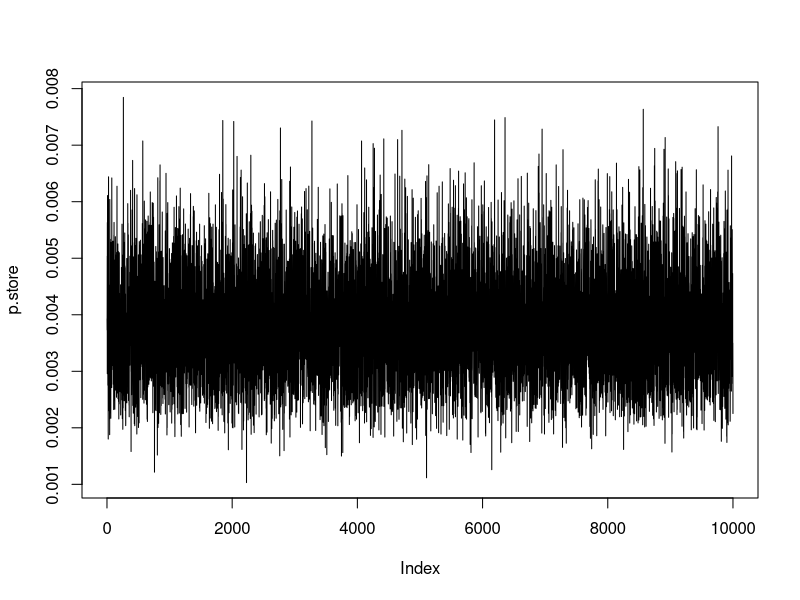
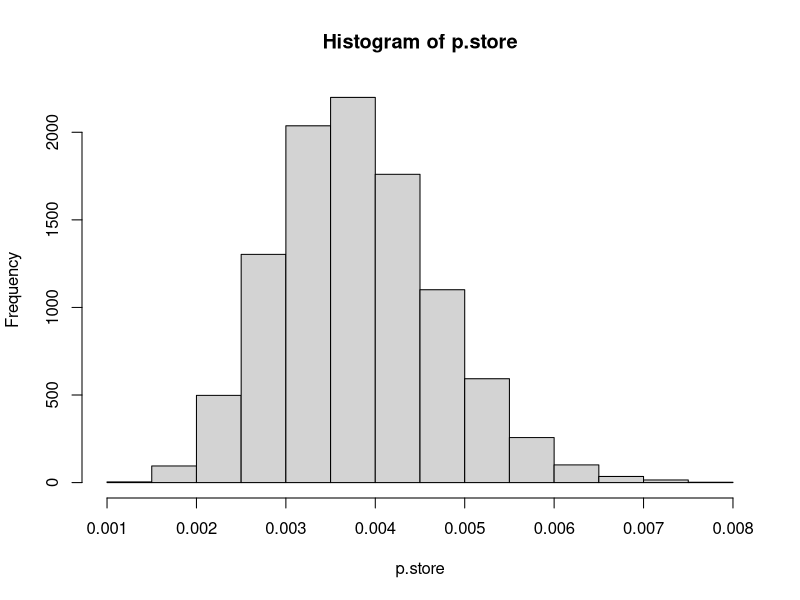
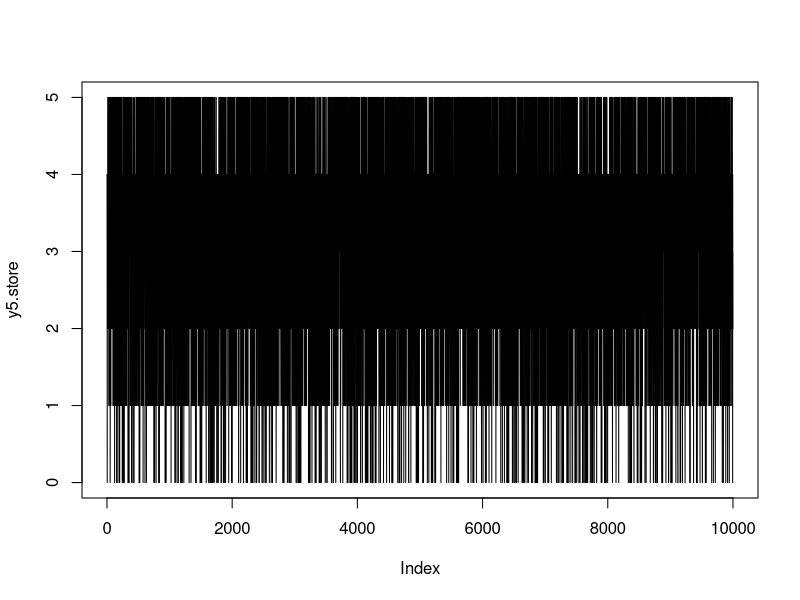

These charts were generated, in order, by the following R code:

# Input Data and Set up MCMC ----------------------------------------------
y <- c(4, 4, 5, 2)

p <- 0.001
y5 <- 3

n.iter <- 10000
p.store <- numeric(n.iter)
y5.store <- numeric(n.iter)


# Run MCMC Algorithm ------------------------------------------------------

for(i in 1:n.iter){

  #Update p
  p <- rbeta(1, 15 + y5 + 1, 1001*5 - 15 - y5)

  #Update y5

  numerator <- choose(1000, 0:5)*p^(0:5)*(1-p)^(1000 - 0:5)
  denominator <- sum(numerator)
  y5 <- sample(0:5, 1, prob = numerator/denominator)


  #Save Output
  p.store[i] <- p
  y5.store[i] <- y5
}


# Plot Posteriors ---------------------------------------------------------
plot(p.store, type = 'l')
hist(p.store)
mean(p.store)
quantile(p.store, c(0.025, 0.975))

plot(y5.store, type = 'l')
mean(y5.store)
table(y5.store)/n.iter
